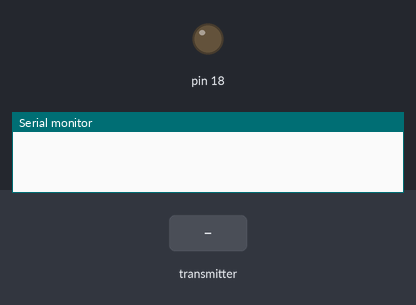
A sketch run on a simulated Arduino Uno, built with avr-gcc and run on an emulated ATmega328P. On the bench: output pins drawn as LEDs (lit = HIGH), the last lines printed to the serial monitor. Inputs (shaded band) come from the test bench. No radio packets arrive unless stated.

Above: at 2.2 s.
2.3 s: the transmitter starts sending len = 0
At 3.4 s:
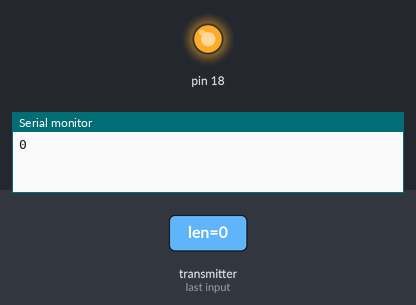
Timing chart, 0 to 5.3 s (numbered marks = the images above; inputs shaded):
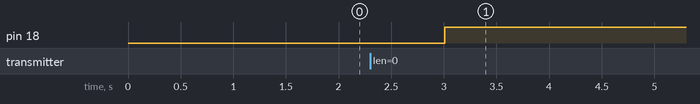

Measured:
- after the input at 2.3 s, pin 18: LOW → HIGH after 0.71 s

The sketch:

Lab2_Teensy_CP3-final.ino
```cpp
#include "nRF24L01.h"
#include "RF24.h"
#include "printf.h"
#include "SPI.h"

  uint64_t pipes[2] ={0xc2c2c2c2c2, 0xe7e7e7e7e7};
  RF24 radio(9, 10);

  struct Data
{
  //uint8_t c[20];
  uint16_t len = 0;
};

Data packet;

void setup() {
  pinMode(18, OUTPUT);
  radio.begin();
  Serial.begin(9600);
  radio.setChannel(23);
  radio.setPALevel(RF24_PA_MIN);
  printf_begin();
  delay(1000);
  radio.printDetails();
  radio.openReadingPipe(1, pipes[1]);
  radio.openWritingPipe(pipes[0]);
}

void loop() {
   radio.stopListening();
   radio.write((Data*)&packet, sizeof(packet));
   radio.startListening();
   delay(1000);
   if(radio.available())
    {
      while(radio.available())
      {
      digitalWrite(18, HIGH);
      radio.read((Data*)&packet, sizeof(packet));
      Serial.println(packet.len);
      }
     }
 }
```
